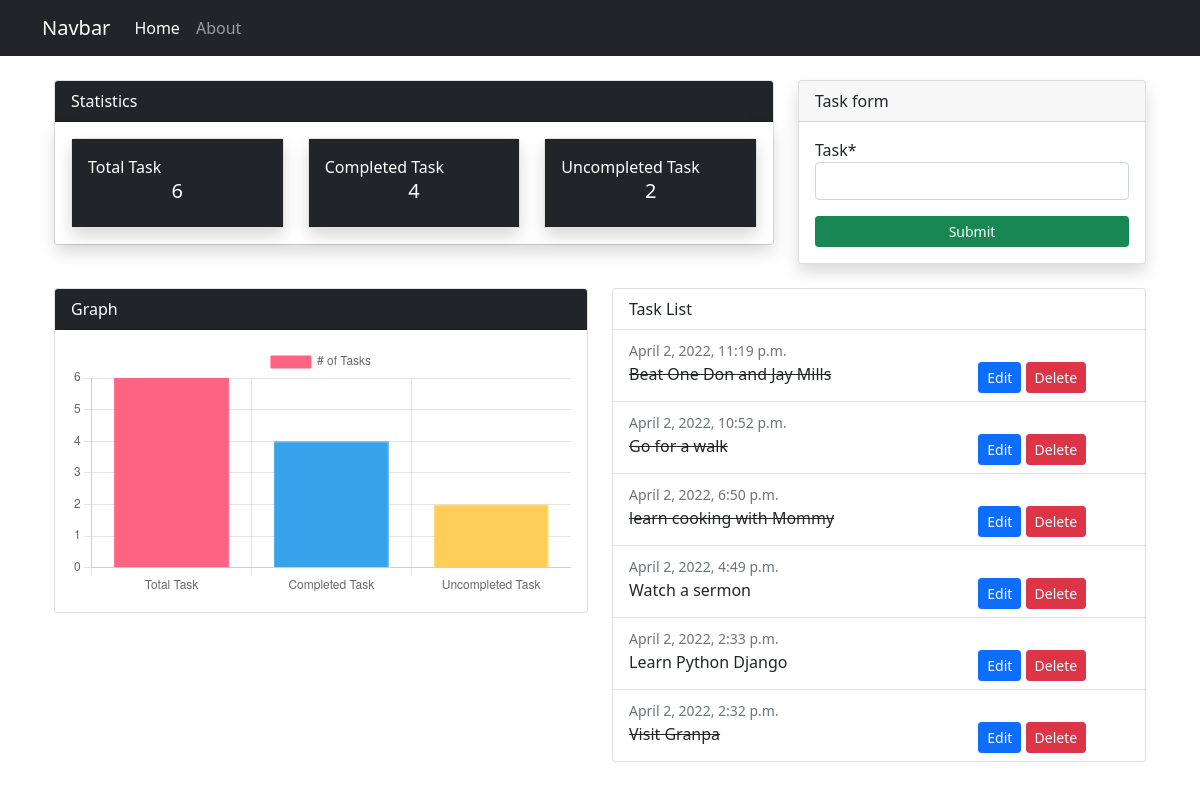
The page / on the database its author committed.
### taskapp/models.py (models this page shows, shortened)
class TaskModel(models.Model):
    task = models.CharField(max_length=100)
    isComplete = models.BooleanField(default=False)
    date = models.DateTimeField(auto_now_add=True)

### taskapp/views.py (the view)
# urls.py: path('',views.index, name = 'taskapp-index'),
def index(request):
    if request.method == 'POST':
        form = TaskModelForm(request.POST)
        if form.is_valid():
            form.save()
            return redirect('/')
    else:
        form =  TaskModelForm()
    data = TaskModel.objects.all().order_by('-date')
    total_data = data.count()
    complete_task = TaskModel.objects.filter(isComplete=True).count()
    uncompleted_task = total_data - complete_task
    context = {
        'data': data,
        'form': form,
        'total_data':total_data,
        'complete_task' : complete_task,
        'uncompleted_task' : uncompleted_task,
    }
    return render(request,'taskapp/index.html',context)

### taskapp/forms.py
class TaskModelForm(forms.ModelForm):
    class Meta:
        model = TaskModel
        fields = ["task",]

### templates/taskapp/index.html (shortened to what this page needs)
{% extends 'partials/base.html' %}
{% load crispy_forms_tags %}
{% block content %}
 <div class="container">
    <div class="row my-4">
        <div class="col-xl-8">
            <div class="card">
                <div class="card-header bg-dark text-white">Statistics</div>
                <div class="card-body shadow">
                    <div class="row">
                        <div class="col-xl-4">
                            <div class="card shadow my-card">
                                <div class="text-white card-body bg-dark">
                                    Total Task
                                    <h5 class="text-center">{{total_data}}</h5>
                                </div>
                            </div>
                        </div>
                        <div class="col-xl-4">
                            <div class="card shadow my-card">
                                <div class="text-white card-body bg-dark">
                                   Completed Task
                                   <h5 class="text-center">{{complete_task}}</h5>
                                </div>
                            </div>
                        </div>
                        <div class="col-xl-4">
                            <div class="card shadow">
                                <div class="text-white card-body bg-dark">
                                    Uncompleted Task
                                    <h5 class="text-center">{{uncompleted_task}}</h5>
                                </div>
                            </div>
                        </div>
                    </div>
                </div>
            </div>
        </div>
        <div class="col-xl-4">
            <div class="card shadow">
                <div class="card-header">
                  Task form
                </div>
                <div class="card-body">
                    <form class="d-grid" method="POST">
                         {{form |crispy }}
                         <input  type="submit" class="btn btn-success btn-sm mt-3">
                    </form>
                </div>
              </div>
        </div>
    </div>
</div>
<div class="container">
    <div class="row">
        <div class="col-xl-6">
            <div class="card">
                <div class="card-header bg-dark text-white">
                 Graph
                </div>
                <div class="card-body">
                  <canvas id="myChart" ></canvas>
                </div>
              </div>
        </div>
        <div class="col-xl-6">
          <div class="list-group">
			<div class="list-group-item">Task List</div>
           {% for task in data  %}
           <div class="list-group-item">
            <small class="text-muted">{{task.date}}</small>
            <div class="row">
                <div class="col-md-8">
                    {%if task.isComplete%}
                    <del>{{task.task}}</del>
                    {% else %}
                    {{task.task}}
                    {%endif%}
                </div>
                <div class="col-md-4">
                    <div>
                        <a class="btn btn-primary btn-sm" href="{% url 'taskapp-edit' task.id %}">Edit</a>
                        <a class="btn btn-danger btn-sm" href="{% url 'taskapp-delete' task.id %}">Delete</a>
                    </div>
                </div>
            </div>
        </div>
           {% endfor %}
		</div>
        </div>
    </div>
</div>
{% include 'partials/graph.html' %}
{% endblock content %}

### templates/partials/base.html (shortened to what this page needs)
<!doctype html>
<html lang="en">
  <head>
    <link href="https://cdn.jsdelivr.net/npm/bootstrap@5.1.3/dist/css/bootstrap.min.css" rel="stylesheet">
  </head>
  <body>
    {% include 'partials/nav.html' %}
    <div class="container">
      {% block content %}{% endblock content %}
    </div>
  </body>
</html>

### templates/partials/nav.html (shortened to what this page needs)
<nav class="navbar navbar-expand-lg navbar-dark bg-dark">
    <div class="container">
      <a class="navbar-brand" href="{% url 'taskapp-index' %}">Navbar</a>
      <div class="collapse navbar-collapse" id="navbarSupportedContent">
        <ul class="navbar-nav me-auto mb-2 mb-lg-0">
          <li class="nav-item">
            <a class="nav-link active " aria-current="page" href="{% url 'taskapp-index' %}">Home</a>
          </li>
          <li class="nav-item">
            <a class="nav-link " href="{% url 'taskapp-about' %}">About</a>
          </li>
        </ul>
      </div>
    </div>
  </nav>

### templates/partials/graph.html
<script>
    const ctx = document.getElementById('myChart').getContext('2d');
    const myChart = new Chart(ctx, {
    type: 'bar',
    data: {
        labels: ['Total Task', 'Completed Task', 'Uncompleted Task'],
        datasets: [{
            label: '# of Tasks',
            data: [{{total_data}}, {{complete_task}},{{uncompleted_task}},],
            backgroundColor: [
                'rgba(255, 99, 132, 1)',
                'rgba(54, 162, 235, 1)',
                'rgba(255, 206, 86, 1)',
                'rgba(75, 192, 192, 1)',
                'rgba(153, 102, 255, 1)',
                'rgba(255, 159, 64, 1)'
            ],
            borderColor: [
                'rgba(255, 99, 132, 1)',
                'rgba(54, 162, 235, 1)',
                'rgba(255, 206, 86, 1)',
                'rgba(75, 192, 192, 1)',
                'rgba(153, 102, 255, 1)',
                'rgba(255, 159, 64, 1)'
            ],
            borderWidth: 1
        }]
    },
    options: {
        scales: {
            y: {
                beginAtZero: true
            }
        }
    }
});
    </script>

### rows shown on the page
TaskModel: date "April 2, 2022, 11:19 p.m.", task "Beat One Don and Jay Mills"
TaskModel: date "April 2, 2022, 10:52 p.m.", task "Go for a walk"
TaskModel: date "April 2, 2022, 6:50 p.m.", task "learn cooking with Mommy"
TaskModel: date "April 2, 2022, 4:49 p.m.", task "Watch a sermon"
TaskModel: date "April 2, 2022, 2:33 p.m.", task "Learn Python Django"
TaskModel: date "April 2, 2022, 2:32 p.m.", task "Visit Granpa"

### other values the page prints
{{ total_data }} "6"
{{ complete_task }} "4"
{{ uncompleted_task }} "2"
chart data {{ total_data }} 6
chart data {{ complete_task }} 4
chart data {{ uncompleted_task }} 2
